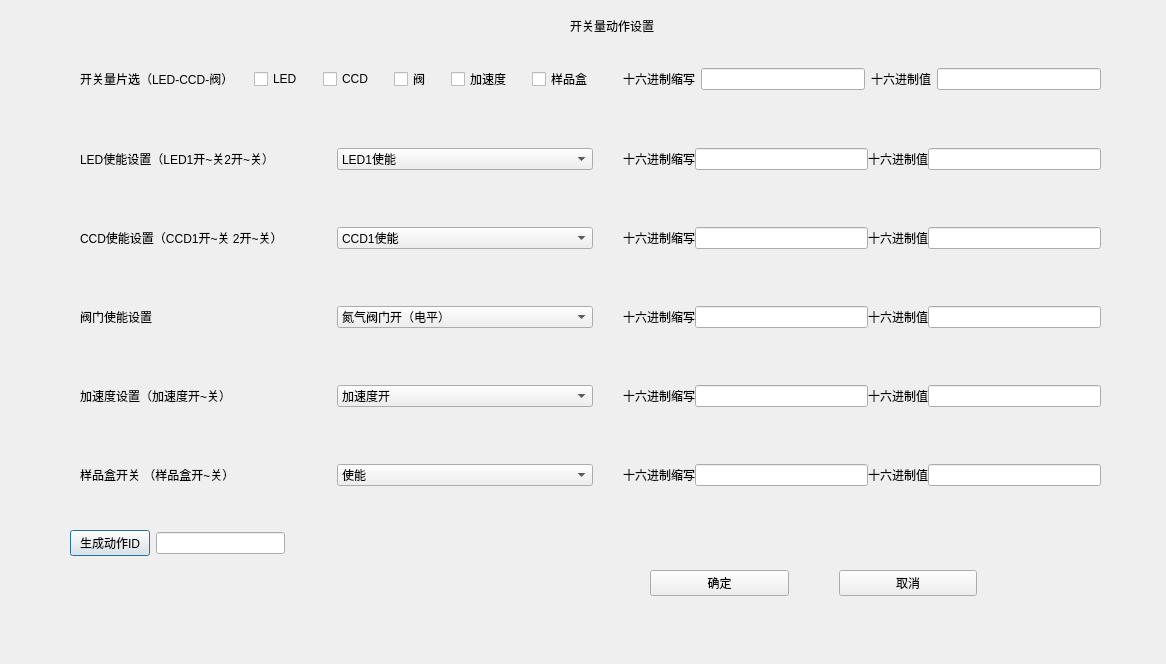
<?xml version="1.0" encoding="UTF-8"?>
<ui version="4.0">
 <class>FurnaceSwitch</class>
 <widget class="QDialog" name="FurnaceSwitch">
  <property name="geometry">
   <rect>
    <x>0</x>
    <y>0</y>
    <width>1166</width>
    <height>664</height>
   </rect>
  </property>
  <property name="windowTitle">
   <string>炉子开关</string>
  </property>
  <widget class="QLabel" name="label">
   <property name="geometry">
    <rect>
     <x>570</x>
     <y>10</y>
     <width>101</width>
     <height>31</height>
    </rect>
   </property>
   <property name="text">
    <string>开关量动作设置</string>
   </property>
  </widget>
  <widget class="QWidget" name="layoutWidget">
   <property name="geometry">
    <rect>
     <x>70</x>
     <y>530</y>
     <width>215</width>
     <height>26</height>
    </rect>
   </property>
   <layout class="QHBoxLayout" name="horizontalLayout_13">
    <item>
     <widget class="QPushButton" name="generateIDPushButton">
      <property name="text">
       <string>生成动作ID</string>
      </property>
     </widget>
    </item>
    <item>
     <widget class="QLineEdit" name="actionIDLineEdit">
      <property name="readOnly">
       <bool>true</bool>
      </property>
     </widget>
    </item>
   </layout>
  </widget>
  <widget class="QWidget" name="layoutWidget">
   <property name="geometry">
    <rect>
     <x>70</x>
     <y>50</y>
     <width>1041</width>
     <height>457</height>
    </rect>
   </property>
   <layout class="QGridLayout" name="gridLayout">
    <property name="leftMargin">
     <number>10</number>
    </property>
    <property name="topMargin">
     <number>10</number>
    </property>
    <property name="rightMargin">
     <number>10</number>
    </property>
    <property name="bottomMargin">
     <number>10</number>
    </property>
    <property name="horizontalSpacing">
     <number>30</number>
    </property>
    <property name="verticalSpacing">
     <number>50</number>
    </property>
    <item row="0" column="0">
     <layout class="QHBoxLayout" name="horizontalLayout_7">
      <property name="spacing">
       <number>20</number>
      </property>
      <item>
       <widget class="QLabel" name="label_2">
        <property name="text">
         <string>开关量片选（LED-CCD-阀）</string>
        </property>
       </widget>
      </item>
      <item>
       <widget class="QCheckBox" name="LEDCheckBox">
        <property name="text">
         <string>LED</string>
        </property>
       </widget>
      </item>
      <item>
       <widget class="QCheckBox" name="CCDCheckBox">
        <property name="text">
         <string>CCD</string>
        </property>
       </widget>
      </item>
      <item>
       <widget class="QCheckBox" name="valveCheckBox">
        <property name="text">
         <string>阀</string>
        </property>
       </widget>
      </item>
      <item>
       <widget class="QCheckBox" name="accCheckBox">
        <property name="text">
         <string>加速度</string>
        </property>
       </widget>
      </item>
      <item>
       <widget class="QCheckBox" name="sampleBoxCheckBox">
        <property name="text">
         <string>样品盒</string>
        </property>
       </widget>
      </item>
     </layout>
    </item>
    <item row="0" column="1">
     <layout class="QHBoxLayout" name="horizontalLayout">
      <property name="spacing">
       <number>6</number>
      </property>
      <item>
       <widget class="QLabel" name="label_8">
        <property name="text">
         <string>十六进制缩写</string>
        </property>
       </widget>
      </item>
      <item>
       <widget class="QLineEdit" name="hexOmitLineEdit_1">
        <property name="readOnly">
         <bool>true</bool>
        </property>
       </widget>
      </item>
      <item>
       <widget class="QLabel" name="label_9">
        <property name="text">
         <string>十六进制值</string>
        </property>
       </widget>
      </item>
      <item>
       <widget class="QLineEdit" name="hexLineEdit_1">
        <property name="readOnly">
         <bool>true</bool>
        </property>
       </widget>
      </item>
     </layout>
    </item>
    <item row="1" column="0">
     <layout class="QHBoxLayout" name="horizontalLayout_8">
      <item>
       <widget class="QLabel" name="label_3">
        <property name="text">
         <string>LED使能设置（LED1开~关2开~关）</string>
        </property>
       </widget>
      </item>
      <item>
       <widget class="QComboBox" name="LEDComboBox">
        <item>
         <property name="text">
          <string>LED1使能</string>
         </property>
        </item>
        <item>
         <property name="text">
          <string>LED1关</string>
         </property>
        </item>
        <item>
         <property name="text">
          <string>LED2使能</string>
         </property>
        </item>
        <item>
         <property name="text">
          <string>LED2关</string>
         </property>
        </item>
       </widget>
      </item>
     </layout>
    </item>
    <item row="1" column="1">
     <layout class="QHBoxLayout" name="horizontalLayout_2">
      <item>
       <widget class="QLabel" name="label_11">
        <property name="text">
         <string>十六进制缩写</string>
        </property>
       </widget>
      </item>
      <item>
       <widget class="QLineEdit" name="hexOmitLineEdit_2">
        <property name="readOnly">
         <bool>true</bool>
        </property>
       </widget>
      </item>
      <item>
       <widget class="QLabel" name="label_10">
        <property name="text">
         <string>十六进制值</string>
        </property>
       </widget>
      </item>
      <item>
       <widget class="QLineEdit" name="hexLineEdit_2">
        <property name="readOnly">
         <bool>true</bool>
        </property>
       </widget>
      </item>
     </layout>
    </item>
    <item row="2" column="0">
     <layout class="QHBoxLayout" name="horizontalLayout_9">
      <item>
       <widget class="QLabel" name="label_4">
        <property name="text">
         <string>CCD使能设置（CCD1开~关 2开~关）</string>
        </property>
       </widget>
      </item>
      <item>
       <widget class="QComboBox" name="CCDComboBox">
        <item>
         <property name="text">
          <string>CCD1使能</string>
         </property>
        </item>
        <item>
         <property name="text">
          <string>CCD1关</string>
         </property>
        </item>
        <item>
         <property name="text">
          <string>CCD2使能</string>
         </property>
        </item>
        <item>
         <property name="text">
          <string>CCD2关</string>
         </property>
        </item>
       </widget>
      </item>
     </layout>
    </item>
    <item row="2" column="1">
     <layout class="QHBoxLayout" name="horizontalLayout_3">
      <item>
       <widget class="QLabel" name="label_13">
        <property name="text">
         <string>十六进制缩写</string>
        </property>
       </widget>
      </item>
      <item>
       <widget class="QLineEdit" name="hexOmitLineEdit_3">
        <property name="readOnly">
         <bool>true</bool>
        </property>
       </widget>
      </item>
      <item>
       <widget class="QLabel" name="label_12">
        <property name="text">
         <string>十六进制值</string>
        </property>
       </widget>
      </item>
      <item>
       <widget class="QLineEdit" name="hexLineEdit_3">
        <property name="readOnly">
         <bool>true</bool>
        </property>
       </widget>
      </item>
     </layout>
    </item>
    <item row="3" column="0">
     <layout class="QHBoxLayout" name="horizontalLayout_10">
      <item>
       <widget class="QLabel" name="label_5">
        <property name="text">
         <string>阀门使能设置</string>
        </property>
       </widget>
      </item>
      <item>
       <widget class="QComboBox" name="valveComboBox">
        <item>
         <property name="text">
          <string>氮气阀门开（电平）</string>
         </property>
        </item>
        <item>
         <property name="text">
          <string>氮气阀门关（电平）</string>
         </property>
        </item>
        <item>
         <property name="text">
          <string>复压开关开（电平）</string>
         </property>
        </item>
        <item>
         <property name="text">
          <string>复压开关关（电平）</string>
         </property>
        </item>
        <item>
         <property name="text">
          <string>排废气切换</string>
         </property>
        </item>
        <item>
         <property name="text">
          <string>真空控制切换</string>
         </property>
        </item>
        <item>
         <property name="text">
          <string>废气真空开</string>
         </property>
        </item>
        <item>
         <property name="text">
          <string>废气真空关</string>
         </property>
        </item>
       </widget>
      </item>
     </layout>
    </item>
    <item row="3" column="1">
     <layout class="QHBoxLayout" name="horizontalLayout_4">
      <item>
       <widget class="QLabel" name="label_15">
        <property name="text">
         <string>十六进制缩写</string>
        </property>
       </widget>
      </item>
      <item>
       <widget class="QLineEdit" name="hexOmitLineEdit_4">
        <property name="readOnly">
         <bool>true</bool>
        </property>
       </widget>
      </item>
      <item>
       <widget class="QLabel" name="label_14">
        <property name="text">
         <string>十六进制值</string>
        </property>
       </widget>
      </item>
      <item>
       <widget class="QLineEdit" name="hexLineEdit_4">
        <property name="readOnly">
         <bool>true</bool>
        </property>
       </widget>
      </item>
     </layout>
    </item>
    <item row="4" column="0">
     <layout class="QHBoxLayout" name="horizontalLayout_11">
      <item>
       <widget class="QLabel" name="label_6">
        <property name="text">
         <string>加速度设置（加速度开~关）</string>
        </property>
       </widget>
      </item>
      <item>
       <widget class="QComboBox" name="accComboBox">
        <item>
         <property name="text">
          <string>加速度开</string>
         </property>
        </item>
        <item>
         <property name="text">
          <string>加速度关</string>
         </property>
        </item>
       </widget>
      </item>
     </layout>
    </item>
    <item row="4" column="1">
     <layout class="QHBoxLayout" name="horizontalLayout_5">
      <item>
       <widget class="QLabel" name="label_17">
        <property name="text">
         <string>十六进制缩写</string>
        </property>
       </widget>
      </item>
      <item>
       <widget class="QLineEdit" name="hexOmitLineEdit_5">
        <property name="readOnly">
         <bool>true</bool>
        </property>
       </widget>
      </item>
      <item>
       <widget class="QLabel" name="label_16">
        <property name="text">
         <string>十六进制值</string>
        </property>
       </widget>
      </item>
      <item>
       <widget class="QLineEdit" name="hexLineEdit_5">
        <property name="readOnly">
         <bool>true</bool>
        </property>
       </widget>
      </item>
     </layout>
    </item>
    <item row="5" column="0">
     <layout class="QHBoxLayout" name="horizontalLayout_12">
      <item>
       <widget class="QLabel" name="label_7">
        <property name="text">
         <string>样品盒开关 （样品盒开~关）</string>
        </property>
       </widget>
      </item>
      <item>
       <widget class="QComboBox" name="sampleBoxComboBox">
        <item>
         <property name="text">
          <string>使能</string>
         </property>
        </item>
        <item>
         <property name="text">
          <string>关闭</string>
         </property>
        </item>
       </widget>
      </item>
     </layout>
    </item>
    <item row="5" column="1">
     <layout class="QHBoxLayout" name="horizontalLayout_6">
      <item>
       <widget class="QLabel" name="label_19">
        <property name="text">
         <string>十六进制缩写</string>
        </property>
       </widget>
      </item>
      <item>
       <widget class="QLineEdit" name="hexOmitLineEdit_6">
        <property name="readOnly">
         <bool>true</bool>
        </property>
       </widget>
      </item>
      <item>
       <widget class="QLabel" name="label_18">
        <property name="text">
         <string>十六进制值</string>
        </property>
       </widget>
      </item>
      <item>
       <widget class="QLineEdit" name="hexLineEdit_6">
        <property name="readOnly">
         <bool>true</bool>
        </property>
       </widget>
      </item>
     </layout>
    </item>
   </layout>
  </widget>
  <widget class="QWidget" name="layoutWidget">
   <property name="geometry">
    <rect>
     <x>650</x>
     <y>570</y>
     <width>327</width>
     <height>26</height>
    </rect>
   </property>
   <layout class="QHBoxLayout" name="horizontalLayout_14">
    <property name="spacing">
     <number>50</number>
    </property>
    <item>
     <widget class="QPushButton" name="commitPushButton">
      <property name="text">
       <string>确定</string>
      </property>
     </widget>
    </item>
    <item>
     <widget class="QPushButton" name="cancelPushButton">
      <property name="text">
       <string>取消</string>
      </property>
     </widget>
    </item>
   </layout>
  </widget>
 </widget>
 <resources/>
 <connections/>
</ui>
